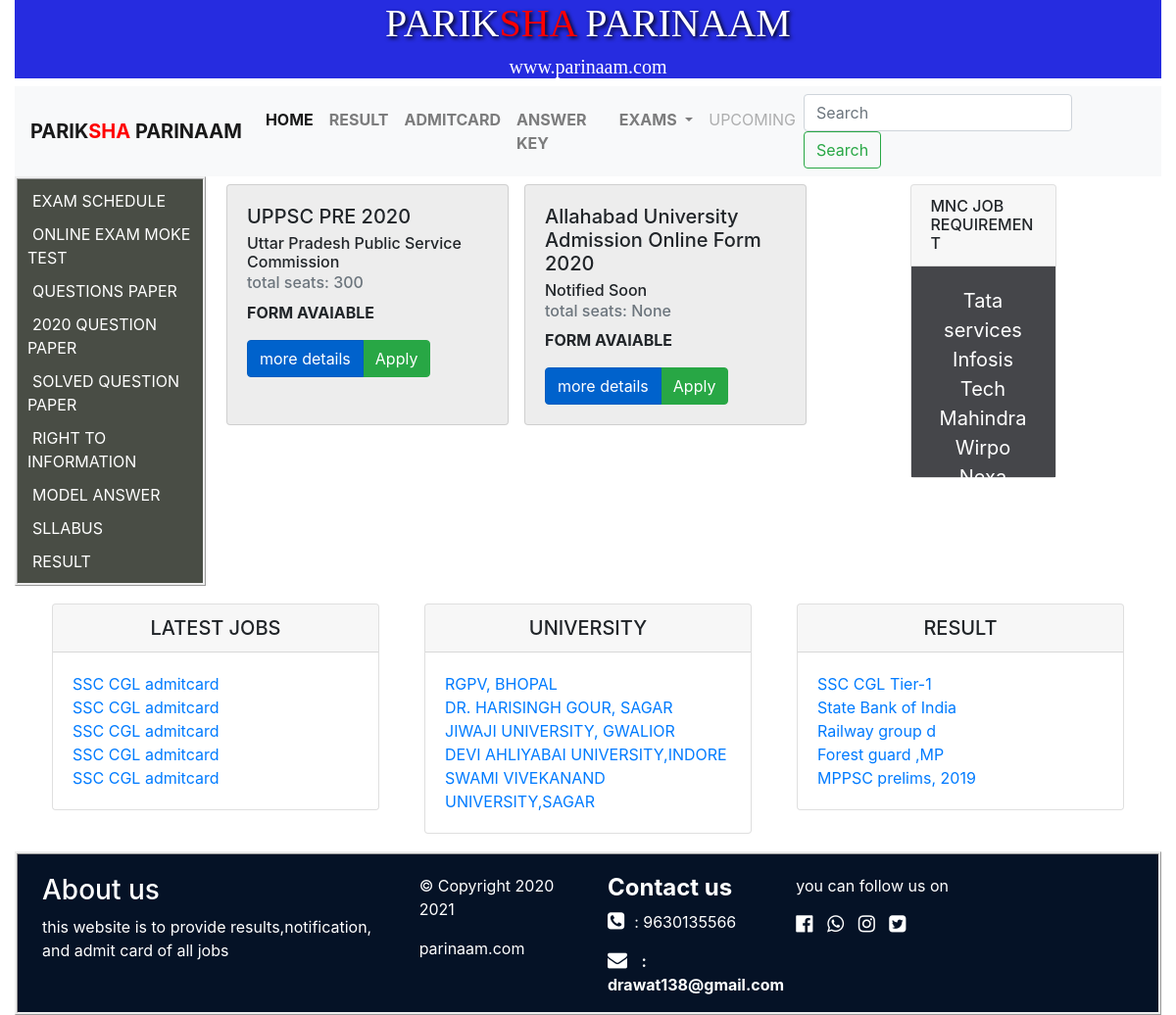
Screenshot of /jobs/ with the database file from the repository.
### home/models.py (models this page shows)
class Vacancy(models.Model):
	title =models.CharField(max_length=150)
	post =models.CharField(max_length=200,null=True,blank=True)
	seats =models.CharField(max_length=5,null=True,blank=True)
	exam_date =models.CharField(max_length=15,null=True,blank=True)
	regis_start =models.CharField(max_length=20,null=True,blank=True)
	regis_end =models.CharField(max_length=20,null=True,blank=True)
	state =models.CharField(max_length=60,null=True,blank=True)
	description =models.TextField(max_length=500,null=True,blank=True)
	exam_fees_general =models.IntegerField(null=True,blank=True)
	exam_fees_obc =models.IntegerField(null=True,blank=True)
	exam_fees_sc =models.IntegerField(null=True,blank=True)
	portal_fee =models.IntegerField(null=True,blank=True)
	main_website =models.URLField(null=True,blank=True)
	notification =models.URLField()
	result =models.URLField(null=True,blank=True)
	admit_card =models.URLField(null=True,blank=True)
	job_type =models.CharField(max_length=30)
	eligibility =models.CharField(max_length=200)
	age_limit =models.CharField(max_length=200,null=True,blank=True)
	guidelines =models.CharField(max_length=200,null=True,blank=True)
	createdat =models.DateTimeField(auto_now_add=True)
	updatedat =models.DateTimeField(auto_now=True)

### home/views.py (the view)
# urls.py: path('jobs/',views.jobs),
def jobs(request):
		vacancy= Vacancy.objects.all()
		context= {'vacancy':vacancy}
		return render(request,'home/jobs.html',context)

### home/templates/home/jobs.html (shortened to what this page needs)
{% extends 'base/base.html' %}
{% block content  %}
<div class="container-fluid">
 <div class="row">
 <div class="col-md-2 first">
  <div class="hover"><a class="sidebar" href=""> EXAM SCHEDULE</a> </div>
  <div class="hover"><a class="sidebar" href=""> ONLINE EXAM MOKE TEST</a> </div>
  <div class="hover"><a class="sidebar" href=""> QUESTIONS PAPER</a> </div>
  <div class="hover"><a class="sidebar" href=""> 2020 QUESTION PAPER</a> </div>
  <div class="hover"><a class="sidebar" href=""> SOLVED QUESTION PAPER</a> </div>
  <div class="hover"><a class="sidebar" href=""> RIGHT TO INFORMATION</a> </div>
  <div class="hover"><a class="sidebar" href=""> MODEL ANSWER</a> </div>
  <div class="hover"><a class="sidebar" href=""> SLLABUS</a> </div>
  <div class="hover"><a class="sidebar" href=""> RESULT</a> </div>
 </div>
 <div class="col-md-7" style="margin-left: 13px;">
  <div class="row">
                  {% for seat in vacancy  %}
   <div class="card one-edge-shadow" style="width: 18rem; background-color:#ededed">
   <div class="card-body">
    <h5 class="card-title" style="color:">{{seat.title }}</h5>
    <h6 class="card-subtitle mb-2 "> {{seat.post}} </h6>
    <h6 class="card-subtitle mb-2 text-muted"> total seats: {{seat.seats}}</h6>
    <p class="card-text"> <b>FORM AVAIABLE </b> </p>
<div class="btn-group btn-group-toggle" data-toggle="buttons">
  <label class="btn btn-primary active">
      <a href="/detail/{{seat.id}}" style="color: white;">more details</a>
  </label>
  <label class="btn btn-success">
    <a href="{{seat.main_website}}" style="color: white;"> Apply </a>
  </label>
</div>
  </div>
</div>
                        {% endfor %}
  </div>
</div>
<div class="col-md-2">
 <div class="card" style="height: 300px;">
  <h6 class="card-header">MNC JOB REQUIREMENT </h6>
  <div class="card-body" style="background-color:#45464a; text-align: center;">
  <marquee direction="up" scrolldelay="100" behaviour="scroll" onmouseover="stop()"
   onmouseout="start()" height="270px;">
    <a href="" class="MNC"> Tata services </a> <br>
    <a href="" class="MNC"> Infosis  </a>  <br>
    <a href="" class="MNC"> Tech Mahindra </a><br>
    <a href="" class="MNC"> Wirpo      </a><br>
    <a href="" class="MNC"> Nexa      </a> <br>
    <a href="" class="MNC"> IBM      </a> <br>
  </marquee>
  </div>
 </div>
 </div>
 </div>
</div>
<div class="container">
<div class="row second">
<div class="col-md-4">
<div class="card">
  <h5 class="card-header" align="center">LATEST JOBS</h5>
   <div class="card-body">
    <a href="#"> SSC CGL admitcard</a><br>
    <a href="#"> SSC CGL admitcard</a> <br>
    <a href="#"> SSC CGL admitcard</a> <br>
    <a href="#"> SSC CGL admitcard</a> <br>
    <a href="#"> SSC CGL admitcard</a><br>
   </div>
 </div>
</div>
<div class="col-md-4">
	<div class="card">
  <h5 class="card-header" align="center">UNIVERSITY</h5>
  <div class="card-body">
    <a href="#"> RGPV, BHOPAL</a><br>
    <a href="#"> DR. HARISINGH GOUR, SAGAR</a><br>
    <a href="#"> JIWAJI UNIVERSITY, GWALIOR</a><br>
    <a href="#"> DEVI AHLIYABAI UNIVERSITY,INDORE</a><br>
    <a href="#"> SWAMI VIVEKANAND UNIVERSITY,SAGAR</a><br>
  </div>
</div>
</div>
<div class="col-md-4">
	<div class="card">
  <h5 class="card-header" align="center">RESULT</h5>
  <div class="card-body">
    <a href="#"> SSC CGL Tier-1</a><br>
    <a href="#"> State Bank of India</a><br>
    <a href="#"> Railway group d</a><br>
    <a href="#"> Forest guard ,MP</a><br>
    <a href="#"> MPPSC prelims, 2019</a><br>
  </div>
</div>
</div>
</div>
</div>
{%  endblock  %}

### home/templates/home/jobs.html (style rules this page uses)
.first { padding: 5px; border: ridge; background: #494d45; border-color:; }
.hover { padding: 5px; }
.sidebar { color: #fff; padding-left: 5px; }
.card { margin:8px; }
.second { margin-top: 10px; }
.MNC { color:#fff; font-size: 20px; }

### rows the page displays
Vacancy: title "UPPSC PRE 2020", post "Uttar Pradesh Public Service Commission", seats "300"
Vacancy: title "Allahabad University Admission Online Form 2020", post "Notified Soon", seats "None"
